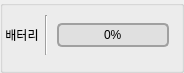
              <widget class="QGroupBox" name="groupBox_11">
               <property name="title">
                <string/>
               </property>
               <widget class="QWidget" name="horizontalWidget_5" native="true">
                <property name="geometry">
                 <rect>
                  <x>3</x>
                  <y>6</y>
                  <width>172</width>
                  <height>58</height>
                 </rect>
                </property>
                <layout class="QHBoxLayout" name="horizontalLayout_24" stretch="0,1,0">
                 <property name="spacing">
                  <number>2</number>
                 </property>
                 <property name="leftMargin">
                  <number>2</number>
                 </property>
                 <property name="topMargin">
                  <number>2</number>
                 </property>
                 <property name="rightMargin">
                  <number>2</number>
                 </property>
                 <property name="bottomMargin">
                  <number>2</number>
                 </property>
                 <item>
                  <widget class="QLabel" name="label_21">
                   <property name="text">
                    <string>배터리</string>
                   </property>
                   <property name="alignment">
                    <set>Qt::AlignCenter</set>
                   </property>
                  </widget>
                 </item>
                 <item>
                  <widget class="Line" name="line_3">
                   <property name="minimumSize">
                    <size>
                     <width>10</width>
                     <height>40</height>
                    </size>
                   </property>
                   <property name="maximumSize">
                    <size>
                     <width>10</width>
                     <height>40</height>
                    </size>
                   </property>
                   <property name="orientation">
                    <enum>Qt::Vertical</enum>
                   </property>
                  </widget>
                 </item>
                 <item>
                  <widget class="QFrame" name="verticalFrame_4">
                   <layout class="QVBoxLayout" name="verticalLayout_21">
                    <property name="leftMargin">
                     <number>4</number>
                    </property>
                    <property name="topMargin">
                     <number>2</number>
                    </property>
                    <property name="rightMargin">
                     <number>4</number>
                    </property>
                    <property name="bottomMargin">
                     <number>2</number>
                    </property>
                    <item>
                     <widget class="QProgressBar" name="battery_2">
                      <property name="styleSheet">
                       <string notr="true">
            QProgressBar {
                border: 2px solid #A0A0A0;
                border-radius: 5px;
                text-align: center;
                background-color: #E0E0E0;
                height: 20px;
            }
            QProgressBar::chunk {
                border-radius: 5px;
                background: #B0B0B0;  /* 연한 회색 */
            }
</string>
                      </property>
                      <property name="value">
                       <number>0</number>
                      </property>
                     </widget>
                    </item>
                   </layout>
                  </widget>
                 </item>
                </layout>
               </widget>
              </widget>
